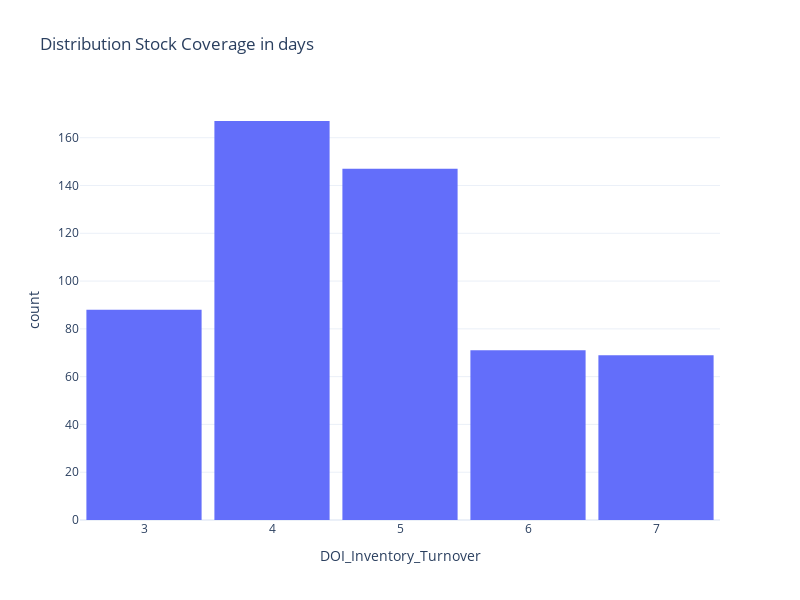

Notebook code cell kept with this figure:
### Code cell
# Visual: Histogram of 'DOI_Inventory_Turnover' to show the distribution
fig = px.histogram(df.query('DOI_Inventory_Turnover < 8'), 'DOI_Inventory_Turnover', title='Distribution Stock Coverage in days')
fig.update_layout(bargap=0.1)
fig.show()

### Figure 1 — Plotly figure (JSON) as saved in the notebook; plotly's stock layout.template omitted (floating-point values rounded to 4 significant figures; data arrays with more than 128 entries replaced by an {"elided": "..."} marker saying what was removed)
{"data": [{"alignmentgroup": "True", "bingroup": "x", "hovertemplate": "DOI_Inventory_Turnover=%{x}<br>count=%{y}<extra></extra>", "legendgroup": "", "marker": {"color": "#636efa", "pattern": {"shape": ""}}, "name": "", "offsetgroup": "", "orientation": "v", "showlegend": false, "type": "histogram", "x": {"elided": "542 int values"}, "xaxis": "x", "yaxis": "y"}], "layout": {"bargap": 0.1, "barmode": "relative", "height": 600, "legend": {"tracegroupgap": 0}, "title": {"text": "Distribution Stock Coverage in days"}, "width": 800, "xaxis": {"anchor": "y", "domain": [0, 1], "title": {"text": "DOI_Inventory_Turnover"}}, "yaxis": {"anchor": "x", "domain": [0, 1], "title": {"text": "count"}}}}
